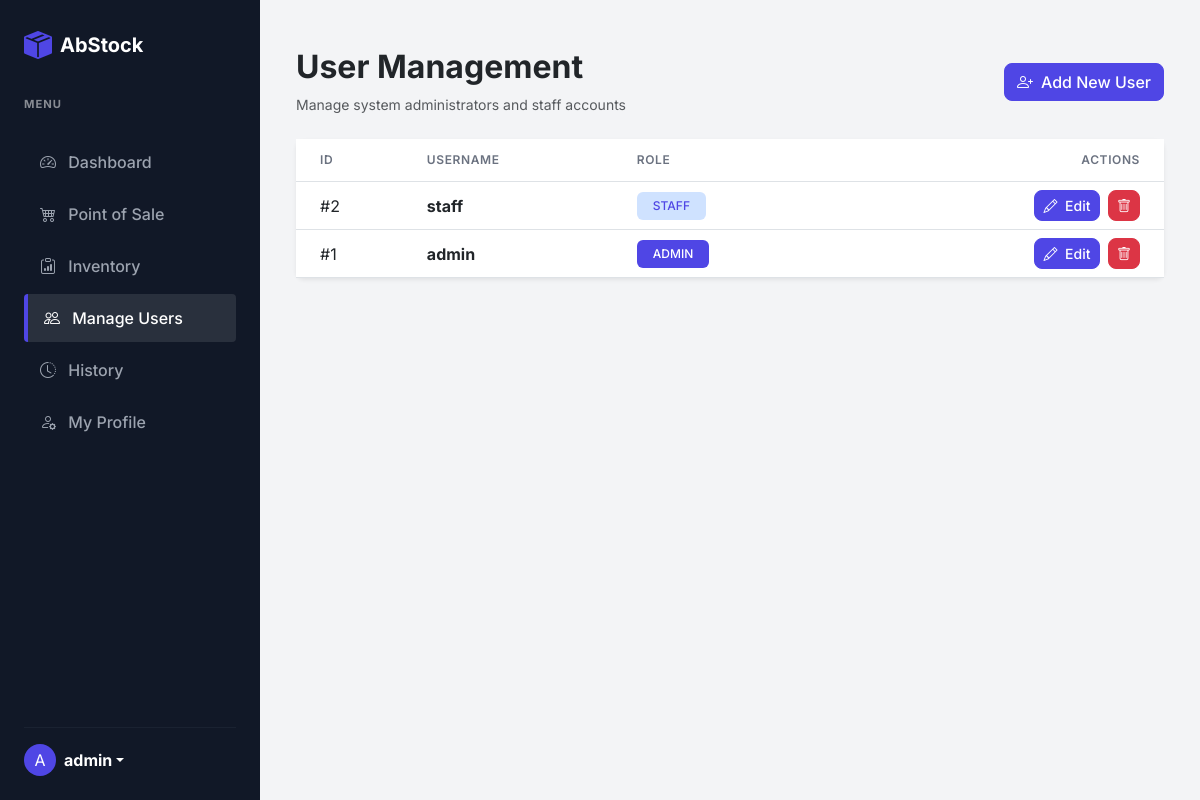
The app's page /users (signed in) with its own data.
### tables this page shows
CREATE TABLE users (
    id INT AUTO_INCREMENT PRIMARY KEY,
    username VARCHAR(50) NOT NULL UNIQUE,
    password VARCHAR(255) NOT NULL,
    role ENUM('admin', 'staff') NOT NULL DEFAULT 'staff'
);

### config/app.php (called while the page is built, shortened)
<?php
function url($path = '') {
    return APP_URL . '/' . ltrim($path, '/');
}
?>

### views/users.php (the view, shortened to what this page needs)
<?php include 'includes/header.php'; ?>
<?php
include 'includes/sidebar.php';
?>
<div class="container-fluid py-4">
    <div class="d-flex justify-content-between align-items-center mb-4">
        <div>
            <h2 class="fw-bold text-dark">User Management</h2>
            <p class="text-muted small mb-0">Manage system administrators and staff accounts</p>
        </div>
        <button class="btn btn-primary d-flex align-items-center" data-bs-toggle="modal" data-bs-target="#addUserModal">
            <i class="bi bi-person-plus me-2"></i> Add New User
        </button>
    </div>
    <div class="card border-0 shadow-sm">
        <div class="card-body p-0">
            <div class="table-responsive">
                <table class="table table-hover align-middle mb-0">
                    <thead class="bg-light">
                        <tr>
                            <th class="ps-4">ID</th>
                            <th>Username</th>
                            <th>Role</th>
                            <th class="text-end pe-4">Actions</th>
                        </tr>
                    </thead>
                    <tbody>
                        <?php
                        require_once 'config/db.php';
                        $stmt = $pdo->query("SELECT * FROM users ORDER BY id DESC");
                        while ($user = $stmt->fetch()):
                        ?>
                        <tr>
                            <td class="ps-4">#<?php echo $user['id']; ?></td>
                            <td class="fw-bold text-dark"><?php echo htmlspecialchars($user['username']); ?></td>
                            <td>
                                <span class="badge <?php echo $user['role'] === 'admin' ? 'bg-primary' : 'bg-primary-subtle text-primary'; ?> px-3 py-2">
                                    <?php echo strtoupper($user['role']); ?>
                                </span>
                            </td>
                            <td class="text-end pe-4">
                                <button class="btn btn-sm btn-primary edit-btn"
                                        data-id="<?php echo $user['id']; ?>"
                                        data-username="<?php echo htmlspecialchars($user['username']); ?>"
                                        data-role="<?php echo $user['role']; ?>">
                                    <i class="bi bi-pencil me-1"></i> Edit
                                </button>
                                <a href="<?= url('actions/delete_user.php?id=' . $user['id']) ?>"
                                   class="btn btn-sm btn-danger ms-1"
                                   onclick="return confirm('Are you sure you want to delete this user? This cannot be undone.')">
                                    <i class="bi bi-trash"></i>
                                </a>
                            </td>
                        </tr>
                        <?php endwhile; ?>
                    </tbody>
                </table>
            </div>
        </div>
    </div>
</div>
<?php include 'includes/footer.php'; ?>

### assets/css/style.css (style rules this page uses)
:root { --primary-color: #4f46e5; --primary-hover: #4338ca; --bg-light: #f3f4f6; --sidebar-bg: #111827; --sidebar-width: 260px; --card-shadow: 0 4px 6px -1px rgba(0, 0, 0, 0.1), 0 2px 4px -1px rgba(0, 0, 0, 0.06); --border-radius: 0.5rem; }
body { font-family: "Inter", sans-serif; background-color: var(--bg-light); color: #1f2937; }
.card { border: none; border-radius: var(--border-radius); box-shadow: var(--card-shadow); background-color: #ffffff; transition: transform 0.2s, box-shadow 0.2s; }
.btn { border-radius: var(--border-radius); font-weight: 500; transition: all 0.2s ease-in-out; }
.btn-primary { background-color: var(--primary-color); border-color: var(--primary-color); }
.table thead { background-color: #f9fafb; }
.table thead th { font-weight: 600; text-transform: uppercase; font-size: 0.75rem; letter-spacing: 0.05em; color: #6b7280; padding-top: 12px; padding-bottom: 12px; }
.badge { font-weight: 500; padding: 0.5em 0.8em; }
.text-primary { color: var(--primary-color) !important; }
.bg-primary { background-color: var(--primary-color) !important; }

### records on screen
users: id "2", username "staff", role "STAFF"
users: id "1", username "admin", role "ADMIN"

### other values on screen
substr($_SESSION['username'], 0, 1) "A"
$_SESSION['username'] "admin"
